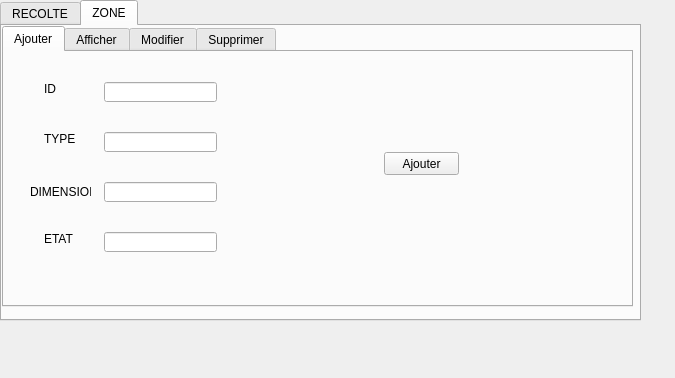
<?xml version="1.0" encoding="UTF-8"?>
<ui version="4.0">
 <class>Dialog</class>
 <widget class="QDialog" name="Dialog">
  <property name="geometry">
   <rect>
    <x>0</x>
    <y>0</y>
    <width>675</width>
    <height>378</height>
   </rect>
  </property>
  <property name="windowTitle">
   <string>Dialog</string>
  </property>
  <widget class="QTabWidget" name="tabWidget">
   <property name="geometry">
    <rect>
     <x>0</x>
     <y>0</y>
     <width>641</width>
     <height>321</height>
    </rect>
   </property>
   <property name="currentIndex">
    <number>1</number>
   </property>
   <widget class="QWidget" name="RECOLTEs">
    <attribute name="title">
     <string>RECOLTE</string>
    </attribute>
    <widget class="QTabWidget" name="Ajouter1">
     <property name="geometry">
      <rect>
       <x>0</x>
       <y>0</y>
       <width>631</width>
       <height>291</height>
      </rect>
     </property>
     <property name="currentIndex">
      <number>0</number>
     </property>
     <widget class="QWidget" name="AjouterR">
      <attribute name="title">
       <string>AjouterR</string>
      </attribute>
      <widget class="QLineEdit" name="lineEdit">
       <property name="geometry">
        <rect>
         <x>130</x>
         <y>50</y>
         <width>113</width>
         <height>20</height>
        </rect>
       </property>
      </widget>
      <widget class="QLineEdit" name="lineEdit_2">
       <property name="geometry">
        <rect>
         <x>130</x>
         <y>110</y>
         <width>113</width>
         <height>20</height>
        </rect>
       </property>
      </widget>
      <widget class="QLineEdit" name="lineEdit_3">
       <property name="geometry">
        <rect>
         <x>130</x>
         <y>170</y>
         <width>113</width>
         <height>20</height>
        </rect>
       </property>
      </widget>
      <widget class="QLabel" name="label">
       <property name="geometry">
        <rect>
         <x>60</x>
         <y>50</y>
         <width>47</width>
         <height>13</height>
        </rect>
       </property>
       <property name="text">
        <string>ID</string>
       </property>
      </widget>
      <widget class="QLabel" name="label_2">
       <property name="geometry">
        <rect>
         <x>50</x>
         <y>110</y>
         <width>47</width>
         <height>13</height>
        </rect>
       </property>
       <property name="text">
        <string>CULTURE</string>
       </property>
      </widget>
      <widget class="QLabel" name="label_3">
       <property name="geometry">
        <rect>
         <x>50</x>
         <y>170</y>
         <width>47</width>
         <height>13</height>
        </rect>
       </property>
       <property name="text">
        <string>MASSE</string>
       </property>
      </widget>
      <widget class="QPushButton" name="pushButton">
       <property name="geometry">
        <rect>
         <x>360</x>
         <y>100</y>
         <width>75</width>
         <height>23</height>
        </rect>
       </property>
       <property name="text">
        <string>Ajouter</string>
       </property>
      </widget>
     </widget>
     <widget class="QWidget" name="AfficherR">
      <attribute name="title">
       <string>AfficherR</string>
      </attribute>
      <widget class="QTableWidget" name="tableWidget">
       <property name="geometry">
        <rect>
         <x>30</x>
         <y>10</y>
         <width>551</width>
         <height>231</height>
        </rect>
       </property>
      </widget>
     </widget>
     <widget class="QWidget" name="ModifierR">
      <attribute name="title">
       <string>ModifierR</string>
      </attribute>
      <widget class="QLineEdit" name="lineEdit_4">
       <property name="geometry">
        <rect>
         <x>140</x>
         <y>40</y>
         <width>141</width>
         <height>21</height>
        </rect>
       </property>
      </widget>
      <widget class="QLineEdit" name="lineEdit_5">
       <property name="geometry">
        <rect>
         <x>140</x>
         <y>90</y>
         <width>141</width>
         <height>21</height>
        </rect>
       </property>
      </widget>
      <widget class="QLineEdit" name="lineEdit_6">
       <property name="geometry">
        <rect>
         <x>140</x>
         <y>140</y>
         <width>141</width>
         <height>21</height>
        </rect>
       </property>
      </widget>
      <widget class="QLabel" name="label_4">
       <property name="geometry">
        <rect>
         <x>80</x>
         <y>40</y>
         <width>47</width>
         <height>13</height>
        </rect>
       </property>
       <property name="text">
        <string>ID</string>
       </property>
      </widget>
      <widget class="QLabel" name="label_5">
       <property name="geometry">
        <rect>
         <x>80</x>
         <y>90</y>
         <width>47</width>
         <height>13</height>
        </rect>
       </property>
       <property name="text">
        <string>CULTURE</string>
       </property>
      </widget>
      <widget class="QLabel" name="label_6">
       <property name="geometry">
        <rect>
         <x>80</x>
         <y>140</y>
         <width>47</width>
         <height>13</height>
        </rect>
       </property>
       <property name="text">
        <string>MASSE</string>
       </property>
      </widget>
      <widget class="QPushButton" name="pushButton_2">
       <property name="geometry">
        <rect>
         <x>380</x>
         <y>100</y>
         <width>75</width>
         <height>23</height>
        </rect>
       </property>
       <property name="text">
        <string>Modifier</string>
       </property>
      </widget>
     </widget>
     <widget class="QWidget" name="SupprimerR">
      <attribute name="title">
       <string>SupprimerR</string>
      </attribute>
      <widget class="QLineEdit" name="lineEdit_7">
       <property name="geometry">
        <rect>
         <x>180</x>
         <y>70</y>
         <width>141</width>
         <height>21</height>
        </rect>
       </property>
      </widget>
      <widget class="QLabel" name="label_7">
       <property name="geometry">
        <rect>
         <x>120</x>
         <y>70</y>
         <width>47</width>
         <height>13</height>
        </rect>
       </property>
       <property name="text">
        <string>ID</string>
       </property>
      </widget>
      <widget class="QPushButton" name="pushButton_3">
       <property name="geometry">
        <rect>
         <x>210</x>
         <y>130</y>
         <width>75</width>
         <height>23</height>
        </rect>
       </property>
       <property name="text">
        <string>Supprimer</string>
       </property>
      </widget>
     </widget>
    </widget>
   </widget>
   <widget class="QWidget" name="ZONE">
    <attribute name="title">
     <string>ZONE</string>
    </attribute>
    <widget class="QTabWidget" name="Ajouter_Z">
     <property name="geometry">
      <rect>
       <x>0</x>
       <y>0</y>
       <width>631</width>
       <height>281</height>
      </rect>
     </property>
     <property name="currentIndex">
      <number>0</number>
     </property>
     <widget class="QWidget" name="Ajouter">
      <attribute name="title">
       <string>Ajouter</string>
      </attribute>
      <widget class="QLineEdit" name="lineEdit_8">
       <property name="geometry">
        <rect>
         <x>100</x>
         <y>30</y>
         <width>113</width>
         <height>20</height>
        </rect>
       </property>
      </widget>
      <widget class="QPushButton" name="pushButton_4">
       <property name="geometry">
        <rect>
         <x>380</x>
         <y>100</y>
         <width>75</width>
         <height>23</height>
        </rect>
       </property>
       <property name="text">
        <string>Ajouter</string>
       </property>
      </widget>
      <widget class="QLabel" name="label_8">
       <property name="geometry">
        <rect>
         <x>40</x>
         <y>30</y>
         <width>47</width>
         <height>13</height>
        </rect>
       </property>
       <property name="text">
        <string>ID</string>
       </property>
      </widget>
      <widget class="QLineEdit" name="lineEdit_9">
       <property name="geometry">
        <rect>
         <x>100</x>
         <y>130</y>
         <width>113</width>
         <height>20</height>
        </rect>
       </property>
      </widget>
      <widget class="QLineEdit" name="lineEdit_10">
       <property name="geometry">
        <rect>
         <x>100</x>
         <y>180</y>
         <width>113</width>
         <height>20</height>
        </rect>
       </property>
      </widget>
      <widget class="QLineEdit" name="lineEdit_11">
       <property name="geometry">
        <rect>
         <x>100</x>
         <y>80</y>
         <width>113</width>
         <height>20</height>
        </rect>
       </property>
      </widget>
      <widget class="QLabel" name="label_9">
       <property name="geometry">
        <rect>
         <x>40</x>
         <y>80</y>
         <width>47</width>
         <height>13</height>
        </rect>
       </property>
       <property name="text">
        <string>TYPE</string>
       </property>
      </widget>
      <widget class="QLabel" name="label_10">
       <property name="geometry">
        <rect>
         <x>26</x>
         <y>130</y>
         <width>61</width>
         <height>20</height>
        </rect>
       </property>
       <property name="text">
        <string>DIMENSION</string>
       </property>
      </widget>
      <widget class="QLabel" name="label_11">
       <property name="geometry">
        <rect>
         <x>40</x>
         <y>180</y>
         <width>47</width>
         <height>13</height>
        </rect>
       </property>
       <property name="text">
        <string>ETAT</string>
       </property>
      </widget>
     </widget>
     <widget class="QWidget" name="Ajouter">
      <attribute name="title">
       <string>Afficher</string>
      </attribute>
      <widget class="QTableWidget" name="tableWidget_2">
       <property name="geometry">
        <rect>
         <x>10</x>
         <y>20</y>
         <width>611</width>
         <height>221</height>
        </rect>
       </property>
      </widget>
     </widget>
     <widget class="QWidget" name="Ajouter">
      <attribute name="title">
       <string>Modifier</string>
      </attribute>
      <widget class="QLineEdit" name="lineEdit_12">
       <property name="geometry">
        <rect>
         <x>120</x>
         <y>30</y>
         <width>113</width>
         <height>20</height>
        </rect>
       </property>
      </widget>
      <widget class="QLineEdit" name="lineEdit_13">
       <property name="geometry">
        <rect>
         <x>120</x>
         <y>150</y>
         <width>113</width>
         <height>20</height>
        </rect>
       </property>
      </widget>
      <widget class="QLineEdit" name="lineEdit_14">
       <property name="geometry">
        <rect>
         <x>120</x>
         <y>110</y>
         <width>113</width>
         <height>20</height>
        </rect>
       </property>
      </widget>
      <widget class="QLineEdit" name="lineEdit_15">
       <property name="geometry">
        <rect>
         <x>120</x>
         <y>70</y>
         <width>113</width>
         <height>20</height>
        </rect>
       </property>
      </widget>
      <widget class="QLabel" name="label_12">
       <property name="geometry">
        <rect>
         <x>50</x>
         <y>150</y>
         <width>47</width>
         <height>13</height>
        </rect>
       </property>
       <property name="text">
        <string>ETAT</string>
       </property>
      </widget>
      <widget class="QLabel" name="label_13">
       <property name="geometry">
        <rect>
         <x>50</x>
         <y>30</y>
         <width>47</width>
         <height>13</height>
        </rect>
       </property>
       <property name="text">
        <string>ID</string>
       </property>
      </widget>
      <widget class="QLabel" name="label_14">
       <property name="geometry">
        <rect>
         <x>50</x>
         <y>70</y>
         <width>47</width>
         <height>13</height>
        </rect>
       </property>
       <property name="text">
        <string>TYPE</string>
       </property>
      </widget>
      <widget class="QLabel" name="label_15">
       <property name="geometry">
        <rect>
         <x>36</x>
         <y>110</y>
         <width>61</width>
         <height>20</height>
        </rect>
       </property>
       <property name="text">
        <string>DIMENSION</string>
       </property>
      </widget>
      <widget class="QPushButton" name="pushButton_5">
       <property name="geometry">
        <rect>
         <x>340</x>
         <y>90</y>
         <width>75</width>
         <height>23</height>
        </rect>
       </property>
       <property name="text">
        <string>Modifier</string>
       </property>
      </widget>
     </widget>
     <widget class="QWidget" name="Supprimer">
      <attribute name="title">
       <string>Supprimer</string>
      </attribute>
      <widget class="QPushButton" name="pushButton_6">
       <property name="geometry">
        <rect>
         <x>200</x>
         <y>120</y>
         <width>75</width>
         <height>23</height>
        </rect>
       </property>
       <property name="text">
        <string>Supprimer</string>
       </property>
      </widget>
      <widget class="QLabel" name="label_16">
       <property name="geometry">
        <rect>
         <x>110</x>
         <y>60</y>
         <width>47</width>
         <height>13</height>
        </rect>
       </property>
       <property name="text">
        <string>ID</string>
       </property>
      </widget>
      <widget class="QLineEdit" name="lineEdit_16">
       <property name="geometry">
        <rect>
         <x>170</x>
         <y>60</y>
         <width>141</width>
         <height>21</height>
        </rect>
       </property>
      </widget>
     </widget>
    </widget>
   </widget>
  </widget>
 </widget>
 <resources/>
 <connections/>
</ui>
